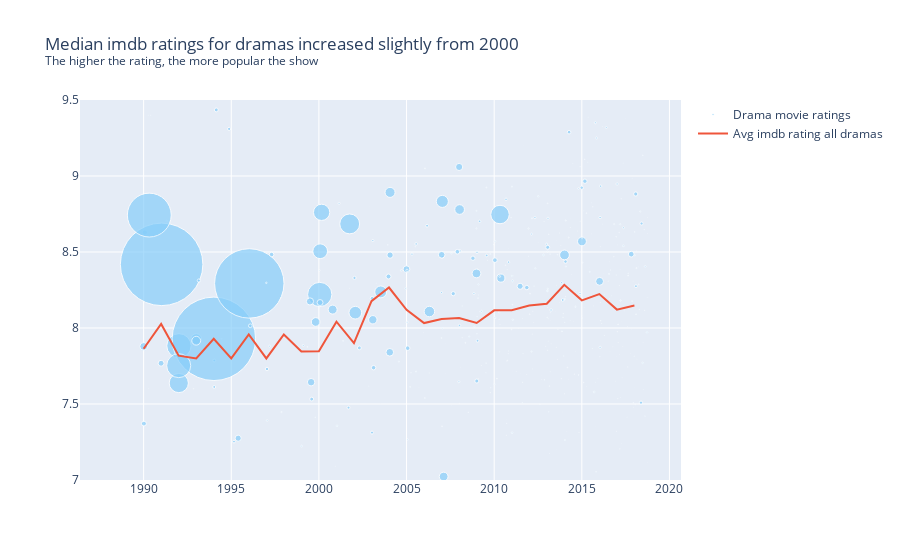

The notebook cell saved with this chart:
### Markdown cell above
<img src="./scatter-economist.png">

### Code cell
drama_dates = sampled_dramas['date']
drama_avg_rating = sampled_dramas['av_rating']
titles = sampled_dramas['title']

import plotly.graph_objects as go
title = '<span>Median imdb ratings for dramas increased slightly from 2000 <br><sup>The higher the rating, the more popular the show</sup></span>'
layout = go.Layout(yaxis = {'range': [7, 9.5]}, title = title)
drama_scatter = go.Scatter(x = drama_dates, y = drama_avg_rating,
                           mode = 'markers', text = titles, name = 'Drama movie ratings', marker=dict(
            color='LightSkyBlue',
            size=share*1.5))
avg_plot = go.Scatter(x = year_rating.index, y = year_rating.values, name = 'Avg imdb rating all dramas')
go.Figure(data = [drama_scatter, avg_plot], layout = layout)

### Figure 1 — Plotly figure (JSON) as saved in the notebook; plotly's stock layout.template omitted (floating-point values rounded to 4 significant figures; data arrays with more than 128 entries replaced by an {"elided": "..."} marker saying what was removed)
{"data": [{"marker": {"color": "LightSkyBlue", "size": {"elided": "500 float values"}}, "mode": "markers", "name": "Drama movie ratings", "text": {"elided": "500 str values"}, "type": "scatter", "x": {"elided": "500 str values"}, "y": {"elided": "500 float values"}}, {"name": "Avg imdb rating all dramas", "type": "scatter", "x": [1990, 1991, 1992, 1993, 1994, 1995, 1996, 1997, 1998, 1999, 2000, 2001, 2002, 2003, 2004, 2005, 2006, 2007, 2008, 2009, 2010, 2011, 2012, 2013, 2014, 2015, 2016, 2017, 2018], "y": [7.864, 8.027, 7.818, 7.8, 7.929, 7.8, 7.957, 7.8, 7.958, 7.846, 7.846, 8.041, 7.901, 8.176, 8.266, 8.119, 8.033, 8.059, 8.066, 8.033, 8.116, 8.117, 8.148, 8.16, 8.284, 8.182, 8.223, 8.121, 8.148]}], "layout": {"autosize": true, "title": {"text": "<span>Median imdb ratings for dramas increased slightly from 2000 <br><sup>The higher the rating, the more popular the show</sup></span>"}, "xaxis": {"autorange": true, "range": ["1982-09-06 10:47:55.8159", "2021-01-24 13:34:04.9067"], "type": "date"}, "yaxis": {"range": [7, 9.5], "type": "linear"}}}
